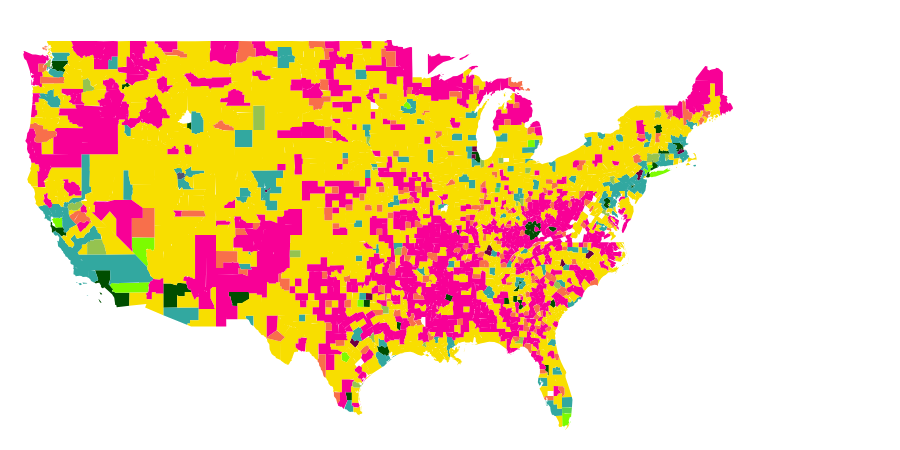

The notebook cell this image was saved under:
### Markdown cell above
On the other hand, we can also color the counties on a map of the USA by the color of the region they belong to. The color of a county belonging to multiple regions is given by the mean of their colors.

### Code cell
colorscale = dict(zip(range(6), ['#004e00', '#7CFC00', '#6f0043','#32a8a0', '#f8de00', '#f80096']))
fig = plotting.get_county_plot_by_region(data_per_year['2016'], colorscale,
                                         node_elements_full,
                                         df[df['year'] == 2016]['fips'].tolist())
fig.show(config={'scrollZoom': True})
